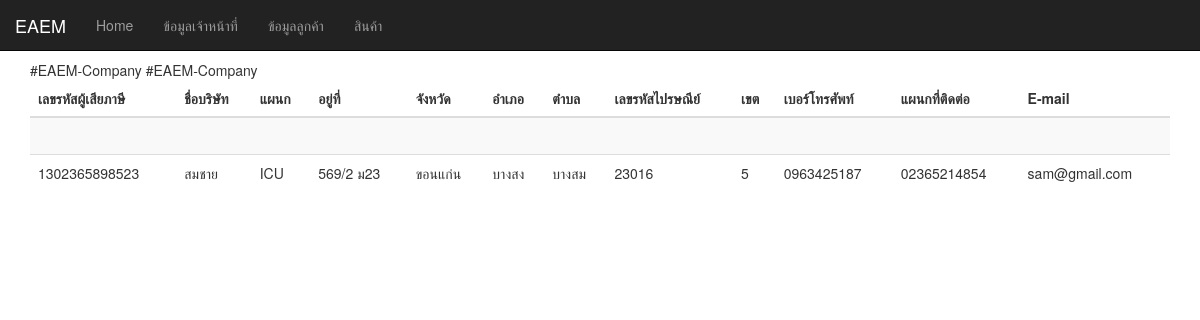
/inserData1.php, run on the app's committed database.
### tables this page shows
CREATE TABLE `private_company` (
  `taxpayer_code_private` varchar(50) NOT NULL,
  `company_name` varchar(50) NOT NULL,
  `division_private` text NOT NULL,
  `address_private` text NOT NULL,
  `province_private` text NOT NULL,
  `distrct_private` text NOT NULL,
  `parish_private` text NOT NULL,
  `zip_code_private` varchar(20) NOT NULL,
  `county_private` text NOT NULL,
  `phone_number_private` varchar(20) NOT NULL,
  `contact_department_private` varchar(20) NOT NULL,
  `Email_private` text NOT NULL
);

### inserData1.php (the view, shortened to what this page needs)
<!DOCTYPE html>
<html lang="th">
<head>
  <link rel="stylesheet" href="https://maxcdn.bootstrapcdn.com/bootstrap/3.4.1/css/bootstrap.min.css">
</head>
<body style="height:1500px">
<nav class="navbar navbar-inverse navbar-fixed-top">
  <div class="container-fluid">
    <div class="navbar-header">
      <a class="navbar-brand" href="#">EAEM</a>
    </div>
    <ul class="nav navbar-nav">
    <li><a href="หน้าหลัก.php">Home</a></li>
    <li><a href="ข้อมูลเจ้าหน้าที่.php">ข้อมูลเจ้าหน้าที่</a></li>
    <li ><a href="รวมแผนก.php">ข้อมูลลูกค้า</a></li>
      <li><a href="หน้าสินค้า.php">สินค้า</a></li>
    </ul>
  </div>
  </nav>
 <br>
 <br>
 <br>
  <div class="container">
          <table class="table table-striped">
    <thead>
      <tr>
        <th>เลขรหัสผู้เสียภาษี</th>
        <th>ชื่อบริษัท</th>
        <th>แผนก</th>
        <th>อยู่ที่</th>
        <th>จังหวัด</th>
        <th>อำเภอ</th>
        <th>ตำบล</th>
        <th>เลขรหัสไปรษณีย์</th>
        <th>เขต</th>
        <th>เบอร์โทรศัพท์</th>
        <th>แผนกที่ติดต่อ</th>
        <th>E-mail</th>
      </tr>
    </thead>
    <tbody>
      <tr>
<td><?php
echo $taxpayer_code_private=$_POST["taxpayer_code_private"]."<br>";
?>
</td>
<td><?php
echo $company_name=$_POST["company_name"]."<br>";
?>
</td>
<td><?php
echo $division_private=$_POST["division_private"]."<br>";
?>
</td>
<td><?php
echo  $address_private=$_POST["address_private"]."<br>";
?>
</td>
<td><?php
echo $province_private=$_POST["province_private"]."<br>";
?>
</td>
<td><?php
echo $distrct_private=$_POST["distrct_private"]."<br>";
?>
</td>
<td><?php
echo $parish_private=$_POST["parish_private"]."<br>";
?>
</td>
<td><?php
echo $zip_code_private=$_POST["zip_code_private"]."<br>";
?>
</td>
<td><?php
echo $county_private=$_POST["county_private"]."<br>";
?>
</td>
<td><?php
echo $phone_number_private= $_POST["phone_number_private"]."<br>";
?>
</td>
<td><?php
echo $contact_department_private=$_POST["contact_department_private"]."<br>";
?>
</td>
<td><?php
echo $Email_private=$_POST["Email_private"]."<br>";
?>
</td>
     <?php
    require('dbconnect.php');
     $query="SELECT * FROM private_company";
     $company=mysqli_query($connect,$query);
    ?>
<?php
    while($rows=mysqli_fetch_assoc($company))
    {
 ?>
    <tr>
        <td><?php echo $rows['taxpayer_code_private']; ?></td>
        <td><?php echo $rows['company_name']; ?></td>
        <td><?php echo $rows['division_private']; ?></td>
        <td><?php echo $rows['address_private']; ?></td>
        <td><?php echo $rows['province_private']; ?></td>
        <td><?php echo $rows['distrct_private'];?></td>
        <td><?php echo $rows['parish_private']; ?></td>
        <td><?php echo $rows['zip_code_private']; ?></td>
        <td><?php echo $rows['county_private']; ?></td>
        <td><?php echo $rows['phone_number_private']; ?></td>
        <td><?php echo $rows['contact_department_private']; ?></td>
        <td><?php echo $rows['Email_private']; ?></td>
</tr>
<?php
}
?>
      </tr>
    </tbody>
  </table>
</div>
</body>

### data on the page
private_company: taxpayer_code_private "1302365898523", company_name "สมชาย", division_private "ICU", address_private "569/2 ม23", province_private "ขอนแก่น", distrct_private "บางสง", parish_private "บางสม", zip_code_private "23016", county_private "5", phone_number_private "0963425187", contact_department_private "02365214854", Email_private "sam@gmail.com"
